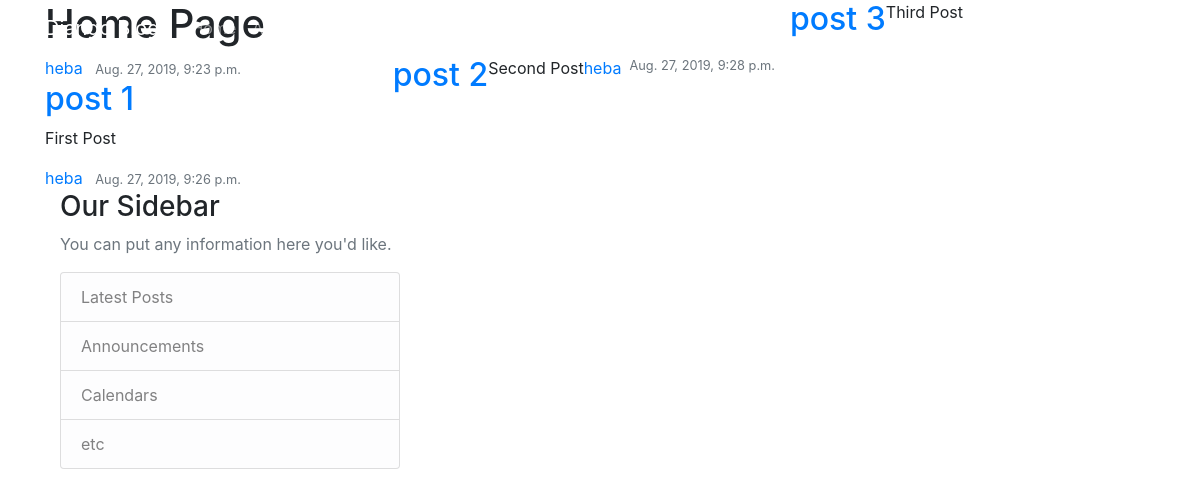
The page / on the database its author committed.
### blog/models.py (models this page shows)
class Post(models.Model):
    title = models.CharField(max_length=100)
    content = models.TextField()
    date_posted = models.DateTimeField(default=timezone.now)
    author = models.ForeignKey(User, on_delete=models.CASCADE)

### blog/views.py (the view)
# urls.py: path('', views.home, name='blog-home'),
def home(request):
    context = {
        'posts': Post.objects.all()
    }
    return render(request, 'blog/home.html', context)

### blog/templates/blog/home.html (shortened to what this page needs)
{% extends 'blog/base.html' %}
{% block content%}
    <h1> Home Page </h1>
    <article class="media content-section">
      <div class="media-body">
        <div class="article-metadata">
            {% for post in posts %}
          <a class="mr-2" href="#">{{ post.author }}</a>
          <small class="text-muted">{{ post.date_posted }}</small>
        </div>
        <h2><a class="article-title" href="#">{{ post.title }}</a></h2>
        <p class="article-content">{{ post.content }}</p>
          {% endfor %}
      </div>
{% endblock content %}

### blog/templates/blog/base.html (shortened to what this page needs)
<!DOCTYPE html>
<html lang="en">
<head>
    <link rel="stylesheet" href="https://stackpath.bootstrapcdn.com/bootstrap/4.3.1/css/bootstrap.min.css">
</head>
<body>
    <header class="site-header">
      <nav class="navbar navbar-expand-md navbar-dark bg-steel fixed-top">
        <div class="container">
          <a class="navbar-brand mr-4" href="{% url 'blog-home' %}">Django Blog</a>
          <div class="collapse navbar-collapse" id="navbarToggle">
            <div class="navbar-nav mr-auto">
              <a class="nav-item nav-link" href="{% url 'blog-home' %}">Home</a>
              <a class="nav-item nav-link" href="{% url 'blog-about' %}">About</a>
            </div>
            <div class="navbar-nav">
                {% if user.is_authenticated %}
                    <a class="nav-item nav-link" href="{% url 'profile' %}">Profile</a>
                    <a class="nav-item nav-link" href="{% url 'logout' %}">Logout</a>
                {% else %}
                    <a class="nav-item nav-link" href="{% url 'login' %}">Login</a>
                    <a class="nav-item nav-link" href="{% url 'register' %}">Register</a>
                {% endif %}
            </div>
          </div>
        </div>
      </nav>
    </header>
    <main role="main" class="container">
      <div class="row">
        <div class="col-md-8">
          {% block content %}{% endblock %}
        <div class="col-md-4">
          <div class="content-section">
            <h3>Our Sidebar</h3>
            <p class='text-muted'>You can put any information here you'd like.
              <ul class="list-group">
                <li class="list-group-item list-group-item-light">Latest Posts</li>
                <li class="list-group-item list-group-item-light">Announcements</li>
                <li class="list-group-item list-group-item-light">Calendars</li>
                <li class="list-group-item list-group-item-light">etc</li>
              </ul>
            </p>
          </div>
        </div>
    </main>
</body>
</html>

### rows shown on the page
Post: author "heba", date_posted "Aug. 27, 2019, 9:23 p.m.", title "post 1", content "First Post"
Post: author "heba", date_posted "Aug. 27, 2019, 9:26 p.m.", title "post 2", content "Second Post"
Post: author "heba", date_posted "Aug. 27, 2019, 9:28 p.m.", title "post 3", content "Third Post"
